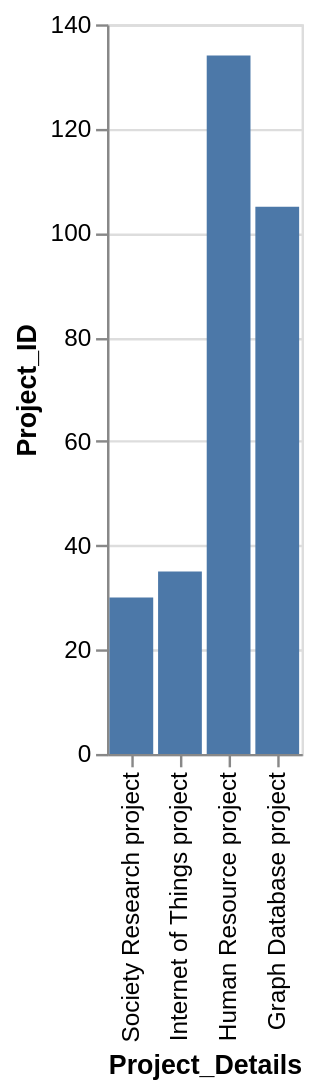

The specification (Vega-Lite) saved for this image:
### Vega-Lite specification from a JSON file in a GitHub repository (floating-point values rounded to 4 significant figures)
{"data": {"values": [{"x_data": "Society Research project", "y_data": 30}, {"x_data": "Internet of Things project", "y_data": 35}, {"x_data": "Human Resource project", "y_data": 134}, {"x_data": "Graph Database project", "y_data": 105}]}, "mark": "bar", "encoding": {"x": {"field": "x_data", "type": "nominal", "title": "Project_Details", "sort": "descending"}, "y": {"field": "y_data", "type": "quantitative", "title": "Project_ID"}}}
